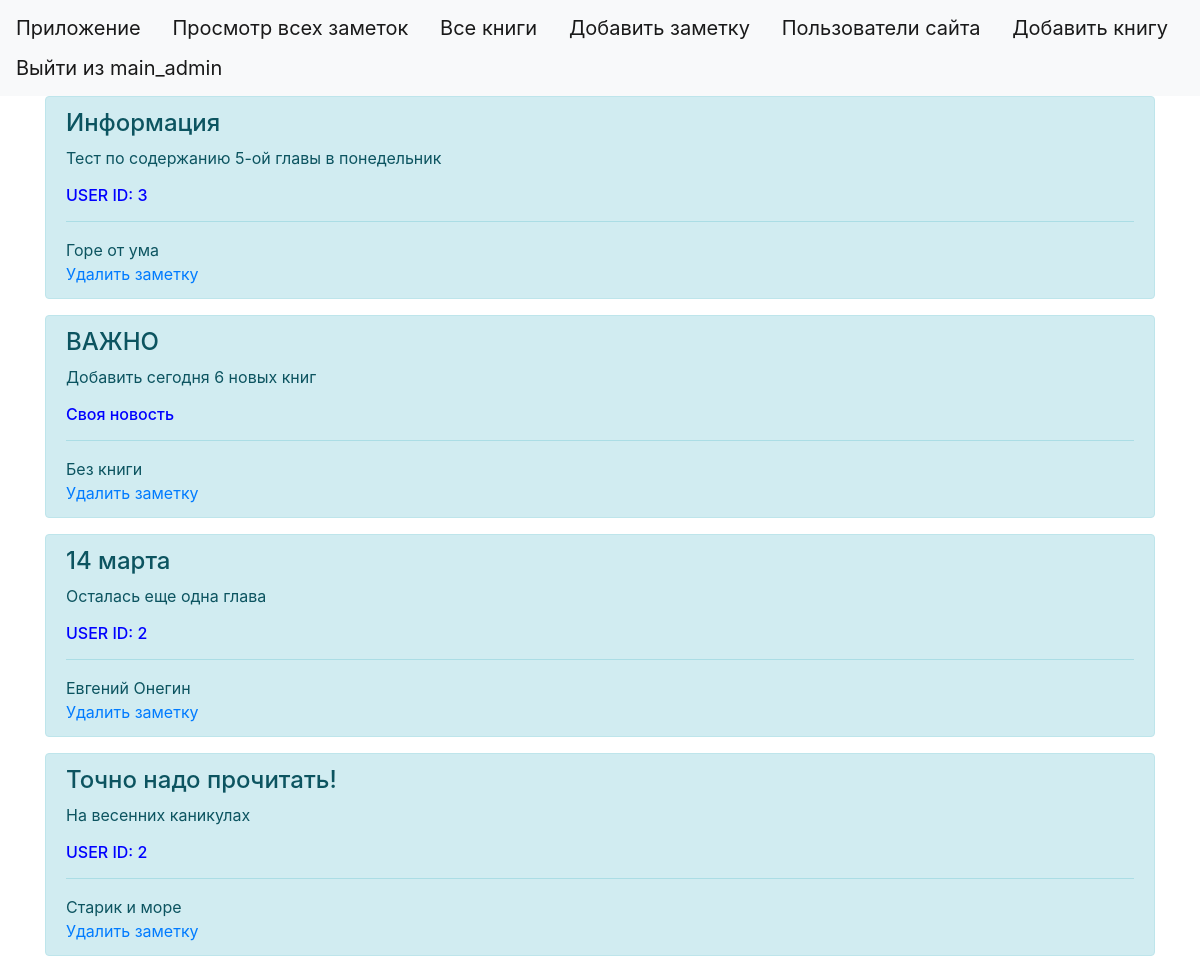
The page /index/ (signed in) on the database its author committed.
### tables this page shows
CREATE TABLE users 
                            (id INTEGER PRIMARY KEY AUTOINCREMENT, 
                             user_name VARCHAR(50),
                             password_hash VARCHAR(128)
                             );

CREATE TABLE "news" (
	"id"	INTEGER PRIMARY KEY AUTOINCREMENT,
	"book"	VARCHAR(50),
	"title"	VARCHAR(100),
	"content"	VARCHAR(1000),
	"user_id"	INTEGER
);

### main.py (the view)
@app.route('/')
@app.route('/index/', methods=['POST', 'GET'])
def index():
    if request.method == 'GET':
        form = cgi.FieldStorage()
        if 'username' not in session or not flag_perm and not session.permanent:
            if "username" in session:
                return redirect("/logout")
            return redirect('/login')
        news = NewsModel(db.get_connection()).get_all(session['user_id'])
        user_model = UsersModel(db.get_connection())
        all_news = NewsModel(db.get_connection()).get_all()
        all_users = user_model.get_all()
        if session['username'] in admins:
            return render_template('index.html', news=reversed(all_news),
                                   admins=admins, username=session['username'], all_users=all_users,
                                   adm_n=news)
        return render_template('index.html', username=session['username'], news=reversed(news), admins=admins)

### db.py (called while the page is built)
    def get_connection(self):
        return self.conn

### news_model.py (called while the page is built)
    def get_all(self, user_id=None):
        cursor = self.connection.cursor()
        if user_id:
            cursor.execute("SELECT * FROM news WHERE user_id = ?",
                           (str(user_id),))
        else:
            cursor.execute("SELECT * FROM news")
        rows = cursor.fetchall()
        return rows

### users_model.py (called while the page is built)
    def get_all(self):
        cursor = self.connection.cursor()
        cursor.execute("SELECT * FROM users")
        rows = cursor.fetchall()
        return rows

### templates/index.html (shortened to what this page needs)
{% extends "base.html" %}
{% block content %}
{% if username in admins %}
    {% for item in news %}
{% if item in adm_n %}
<div class="alert alert-info" role="alert">
            <h4 class="alert-heading">{{item[2]}}</h4>
            <p>{{item[3]}}</p>
        <h6 style="color:blue">Своя новость</h6>
              <hr>
            <p class="mb-0">{{item[1]}}</p>
            <a href="/delete_news/{{item[0]}}">Удалить заметку</a>
        </div>
    {% else %}
    <div class="alert alert-info" role="alert">
            <h4 class="alert-heading">{{item[2]}}</h4>
            <p>{{item[3]}}</p>
    <h6 style="color:blue">USER ID: {{item[4]}} </h6>
              <hr>
            <p class="mb-0">{{item[1]}}</p>
            <a href="/delete_news/{{item[0]}}">Удалить заметку</a>
        </div>
{% endif %}
    {% endfor %}
{% endif %}
{% endblock %}

### templates/base.html (shortened to what this page needs)
<!doctype html>
<html lang="en">
<head>
    <link rel="stylesheet" href="https://maxcdn.bootstrapcdn.com/bootstrap/4.0.0/css/bootstrap.min.css">
</head>
  <body>
    <header>
      <nav class="navbar navbar-light bg-light">
        <a class="navbar-brand" href="#">Приложение</a>
          {% if username in admins or show == 1 %}
                        <a class="navbar-brand" href="/">Просмотр всех заметок</a>
                        <a class="navbar-brand" href="/all_books">Все книги</a>
                        <a class="navbar-brand" href="/add_news/none">Добавить заметку</a>
                        <a class="navbar-brand" href="/site_users">Пользователи сайта</a>
                        <a class="navbar-brand" href="/upload">Добавить книгу</a>
          {% else %}
                {% if "username" in session %}
                        <a class="navbar-brand" href="/">Просмотр своих заметок</a>
                         <a class="navbar-brand" href="/all_books">Все книги</a>
                        <a class="navbar-brand" href="/add_news/none">Добавить заметку</a>
                {% endif %}
          {% endif %}
            {% if "username" in session %}
                         <a class="navbar-brand" href="/logout">Выйти из {{session['username']}}</a>
           {% endif %}
      </nav>
    </header>
    <main role="main" class="container">
        {% block content %}{% endblock %}
    </main>
  </body>
</html>

### rows shown on the page
users: username "main_admin"
news: title "Информация", content "Тест по содержанию 5-ой главы в понедельник", user "3", book "Горе от ума"
news: title "ВАЖНО", content "Добавить сегодня 6 новых книг", book "Без книги"
news: title "14 марта", content "Осталась еще одна глава", user "2", book "Евгений Онегин"
news: title "Точно надо прочитать!", content "На весенних каникулах", user "2", book "Старик и море"
